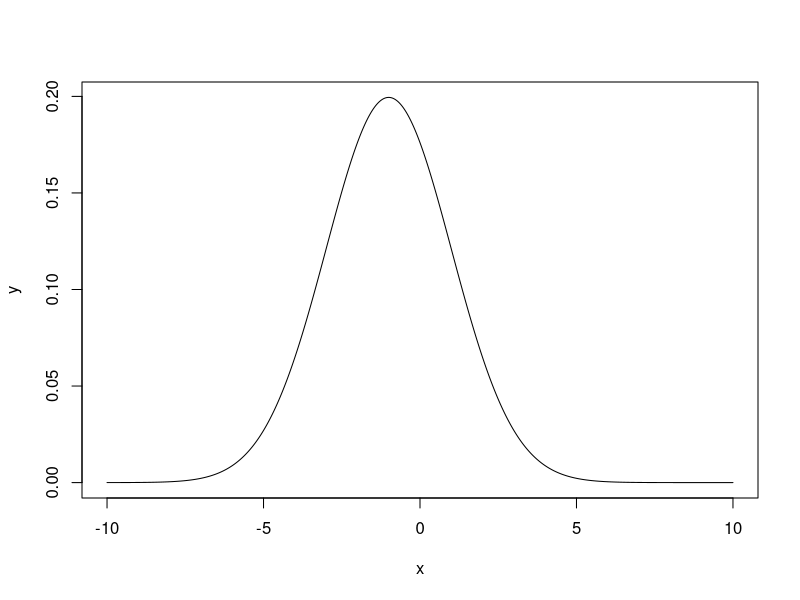
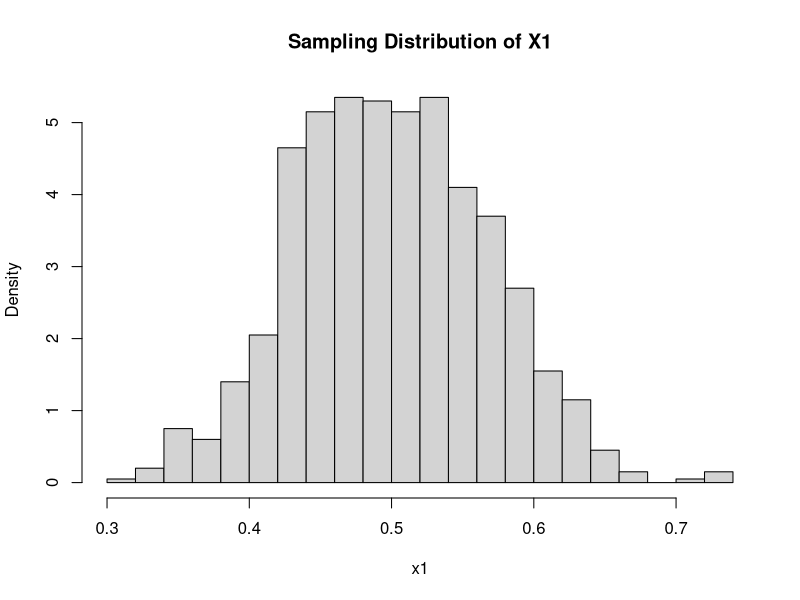
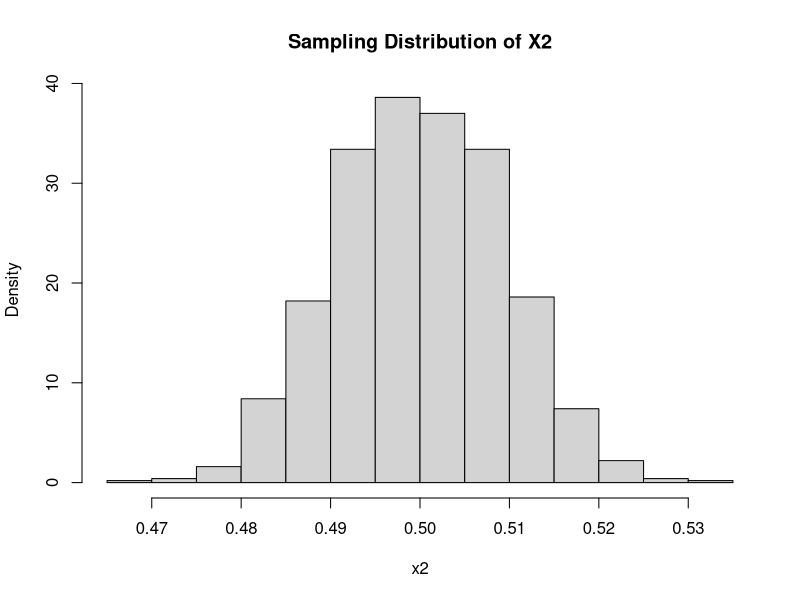

These figures' R source, in order:
## ---- chunk 1
1 - pnorm(0, mean = -1, sd = 2)
## ---- chunk 2
qnorm(0.25, mean = -1, sd = 2)
## ---- chunk 3
set.seed(1)

x <- rnorm(100, mean = -1, sd = 2)

mean(x)

var(x)
## ---- chunk 4
x <- seq(-10, 10, by = 0.01)

y <- dnorm(x, mean = -1, sd = 2)

plot(x, y, type = "l")
## ---- chunk 5

set.seed(1)

x1 <- runif(20, min = 0, max = 1)

x2 <- runif(1000, min = 0, max = 1)

mean(x1)

sd(x1) / sqrt(20)

mean(x2)

sd(x2) / sqrt(1000)
## ---- chunk 6

set.seed(1)

x1 <- replicate(1000, mean(runif(20, min = 0, max = 1)))

x2 <- replicate(1000, mean(runif(1000, min = 0, max = 1)))

## ---- chunk 7

hist(x1, breaks = 20, freq = FALSE, main = "Sampling Distribution of X1")

hist(x2, breaks = 20, freq = FALSE, main = "Sampling Distribution of X2")
## ---- chunk 8

set.seed(1)

N <- 2500

x <- replicate(1000, mean(rbinom(N, size = 1, prob = 0.5)))

sd(x)

## ---- chunk 9

1 - pnorm(0.5, mean = 0.6, sd = sqrt(0.0024))

## ---- chunk 10

set.seed(1)

x <- rnorm(5, mean = 0, sd = 1)
x
## ---- chunk 11

set.seed(1)

x <- rnorm(1000, mean = 0, sd = 1)
y <- 3*x + 2

mean(y < 3)
## ---- chunk 12

pnorm(3, mean = 2, sd = 3)

## ---- chunk 13

set.seed(123)

## Function to calculate the difference between the sample means of two uniform RVs

get_diff <- function() {
  x <- runif(64, 0, 1)
  y <- runif(64, 1, 2)

  mean(y) - mean(x)
}

## Simulate 10,000 draws from the distribution of the difference between the sample means

out <- replicate(10000, get_diff())

## Calculate the share of draws that are *not* within 0.1 of the population difference

mean(out < 0.9)
mean(out > 1.1)

## We expected these to be about 2.5% each, which is the case 

